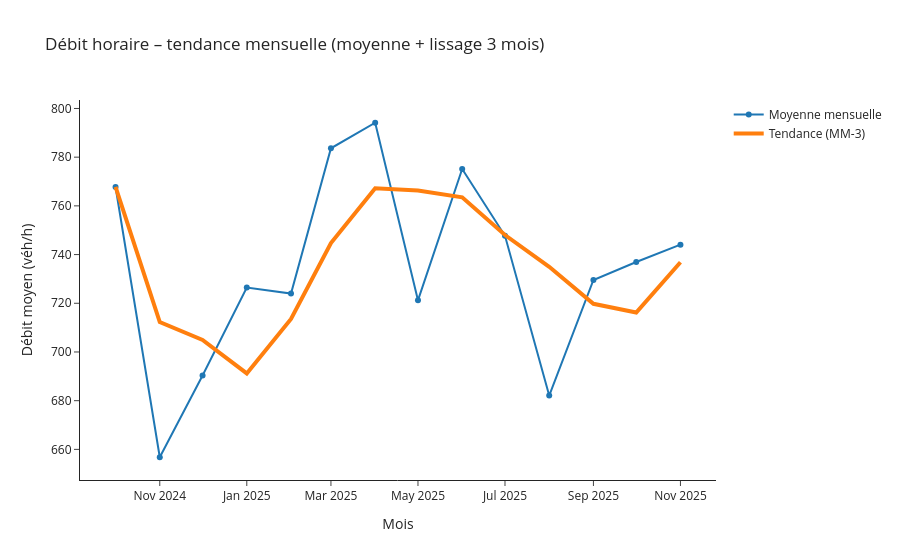

Notebook code cell kept with this figure:
### Code cell
mensuel = (df_axe
           .set_index('Date et heure de comptage')
           .resample('MS')['Débit horaire']
           .mean()
           .to_frame('debit_moyen')
           .reset_index())

mensuel['trend_3m'] = mensuel['debit_moyen'].rolling(3, min_periods=1).mean()

fig = go.Figure()
fig.add_trace(go.Scatter(
    x=mensuel['Date et heure de comptage'], y=mensuel['debit_moyen'],
    mode='lines+markers', name='Moyenne mensuelle'
))
fig.add_trace(go.Scatter(
    x=mensuel['Date et heure de comptage'], y=mensuel['trend_3m'],
    mode='lines', name='Tendance (MM-3)', line=dict(width=4)
))

fig.update_layout(
    title="Débit horaire – tendance mensuelle (moyenne + lissage 3 mois)",
    xaxis_title="Mois",
    yaxis_title="Débit moyen (véh/h)",
    template="simple_white",
    hovermode="x unified"
)
fig.show()

### Figure 1 — Plotly figure (JSON) as saved in the notebook; plotly's stock layout.template omitted (floating-point values rounded to 4 significant figures)
{"data": [{"mode": "lines+markers", "name": "Moyenne mensuelle", "type": "scatter", "x": ["2024-10-01T00:00:00.000000000", "2024-11-01T00:00:00.000000000", "2024-12-01T00:00:00.000000000", "2025-01-01T00:00:00.000000000", "2025-02-01T00:00:00.000000000", "2025-03-01T00:00:00.000000000", "2025-04-01T00:00:00.000000000", "2025-05-01T00:00:00.000000000", "2025-06-01T00:00:00.000000000", "2025-07-01T00:00:00.000000000", "2025-08-01T00:00:00.000000000", "2025-09-01T00:00:00.000000000", "2025-10-01T00:00:00.000000000", "2025-11-01T00:00:00.000000000"], "y": [767.8, 656.8, 690.3, 726.5, 724.0, 783.7, 794.1, 721.2, 775.1, 747.7, 682.1, 729.6, 736.9, 744.1]}, {"line": {"width": 4}, "mode": "lines", "name": "Tendance (MM-3)", "type": "scatter", "x": ["2024-10-01T00:00:00.000000000", "2024-11-01T00:00:00.000000000", "2024-12-01T00:00:00.000000000", "2025-01-01T00:00:00.000000000", "2025-02-01T00:00:00.000000000", "2025-03-01T00:00:00.000000000", "2025-04-01T00:00:00.000000000", "2025-05-01T00:00:00.000000000", "2025-06-01T00:00:00.000000000", "2025-07-01T00:00:00.000000000", "2025-08-01T00:00:00.000000000", "2025-09-01T00:00:00.000000000", "2025-10-01T00:00:00.000000000", "2025-11-01T00:00:00.000000000"], "y": [767.8, 712.3, 704.9, 691.2, 713.6, 744.7, 767.3, 766.3, 763.5, 748.0, 735.0, 719.8, 716.2, 736.9]}], "layout": {"hovermode": "x unified", "title": {"text": "Débit horaire – tendance mensuelle (moyenne + lissage 3 mois)"}, "xaxis": {"title": {"text": "Mois"}}, "yaxis": {"title": {"text": "Débit moyen (véh/h)"}}}}
